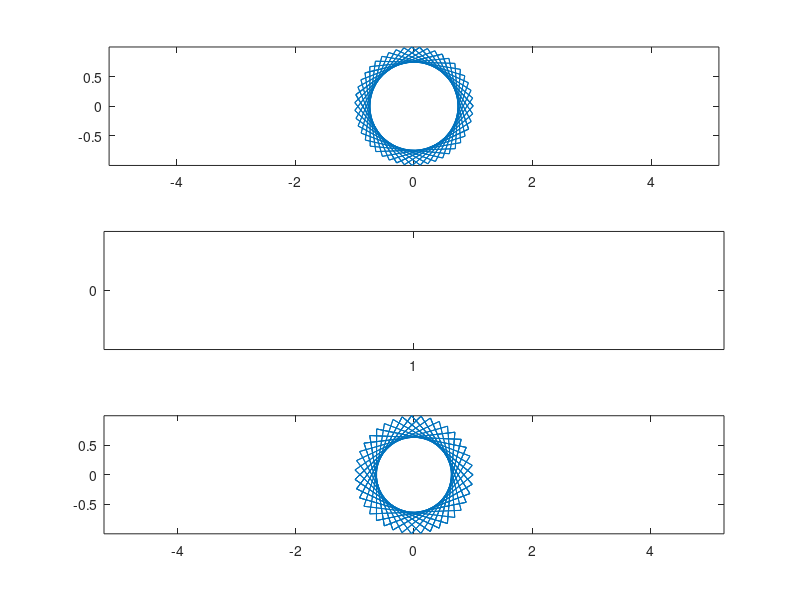

The MATLAB source for this figure:
clear all;
n = [0:100];


subplot(3,1,1)
a = 0.1;
b = sqrt(1-a^2);
z = a + j*b;
Z = z.^n;
plot(real(Z),imag(Z))
axis equal


subplot(3,1,2)
a = 1;
b = sqrt(1-a^2);
z = a + j*b;
Z = z.^n;
plot(real(Z),imag(Z))
axis equal

#-----{ |Z| < 1 }-----
subplot(3,1,3)
a = -0.2;
b = sqrt(1-a^2);
z = a + j*b;
Z = z.^n;
plot(real(Z),imag(Z))
axis equal
